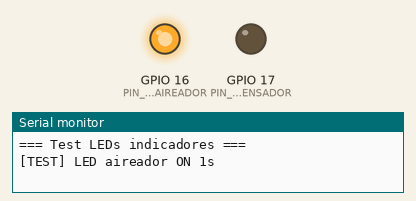
The sketch below on a simulated ESP32. Parts: output pins drawn as LEDs (lit = HIGH), the last lines printed to the serial monitor.

Above: at 1.0 s.
At 2.5 s:
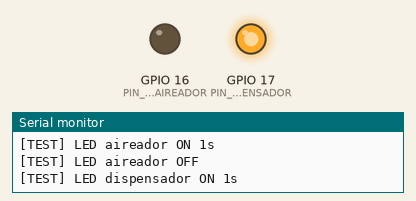
At 4.0 s:
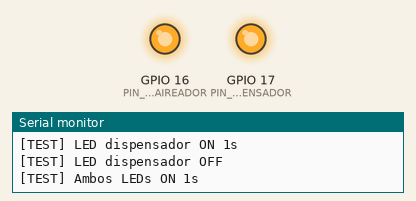
At 5.5 s:
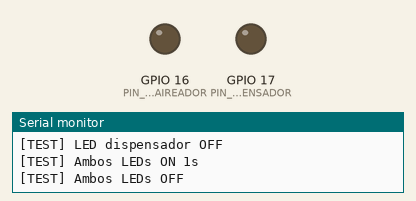
Timing chart, 0 to 8.3 s (numbered marks = the images above):
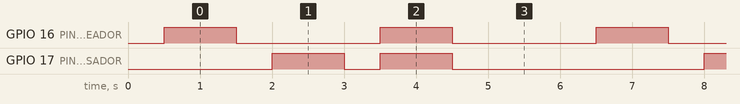

The sketch:

test_leds_only.ino
```cpp
// ────────────────────────────────────────────────────────────────
//  Test rápido de LEDs indicadores (sin MQTT, sin WiFi)
//  Placa: ESP32 Dev Module
//
//  Pines (mismos que el firmware principal):
//    - LED aireador      → GPIO 16
//    - LED dispensador   → GPIO 17
//
//  Conexión: ánodo → GPIO (con resistencia 220 Ω), cátodo → GND.
//  Si no encienden, prueba con la polaridad invertida (a veces los LEDs
//  de los módulos vienen con ánodo/cátodo al revés).
// ────────────────────────────────────────────────────────────────

const int PIN_LED_AIREADOR    = 16;
const int PIN_LED_DISPENSADOR = 17;

void setup() {
  Serial.begin(115200);
  delay(500);
  Serial.println("=== Test LEDs indicadores ===");

  pinMode(PIN_LED_AIREADOR, OUTPUT);
  pinMode(PIN_LED_DISPENSADOR, OUTPUT);

  digitalWrite(PIN_LED_AIREADOR, LOW);
  digitalWrite(PIN_LED_DISPENSADOR, LOW);
}

void loop() {
  Serial.println("[TEST] LED aireador ON 1s");
  digitalWrite(PIN_LED_AIREADOR, HIGH);
  delay(1000);
  Serial.println("[TEST] LED aireador OFF");
  digitalWrite(PIN_LED_AIREADOR, LOW);
  delay(500);

  Serial.println("[TEST] LED dispensador ON 1s");
  digitalWrite(PIN_LED_DISPENSADOR, HIGH);
  delay(1000);
  Serial.println("[TEST] LED dispensador OFF");
  digitalWrite(PIN_LED_DISPENSADOR, LOW);
  delay(500);

  Serial.println("[TEST] Ambos LEDs ON 1s");
  digitalWrite(PIN_LED_AIREADOR, HIGH);
  digitalWrite(PIN_LED_DISPENSADOR, HIGH);
  delay(1000);

  Serial.println("[TEST] Ambos LEDs OFF");
  digitalWrite(PIN_LED_AIREADOR, LOW);
  digitalWrite(PIN_LED_DISPENSADOR, LOW);
  delay(2000);
}
```

Measured:
- by itself, GPIO 16 (PIN_LED_AIREADOR): alternates HIGH for 1.0 s and LOW for 2.0 s
- by itself, GPIO 17 (PIN_LED_DISPENSADOR): repeats every 6.0 s: LOW 0.50 s, HIGH 1.0 s, LOW 3.5 s, HIGH 1.0 s
- by itself, everything shown: repeats every 6.0 s, in 6 steps
